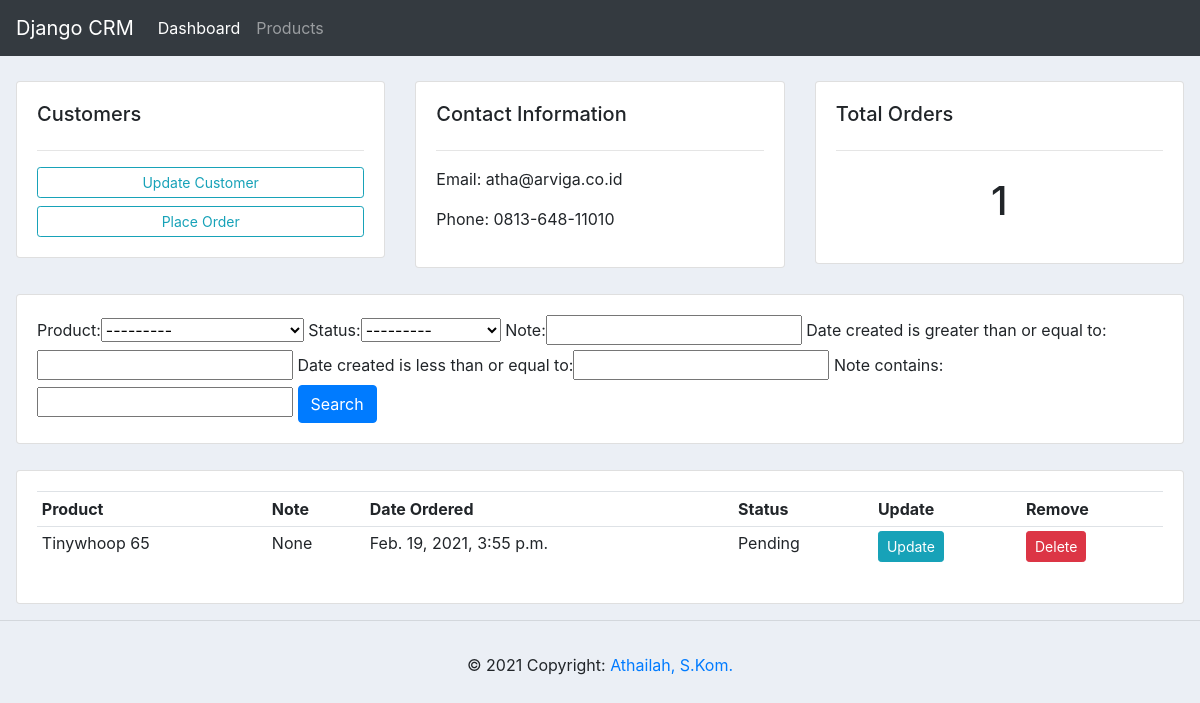
Screenshot of /customers/1/ with the database file from the repository.
### accounts/models.py (models this page shows, shortened)
class Customer(models.Model):
    name = models.CharField(max_length=200, null=True)
    phone = models.CharField(max_length=200, null=True)
    email = models.CharField(max_length=200, null=True)
    date_created = models.DateTimeField(auto_now_add=True, null=True)

class Order(models.Model):
    STATUS = (
                ('Pending', 'Pending'),
                ('Out for delivery', 'Out for delivery'),
                ('Delivered', 'Delivered'),
             )
    customer = models.ForeignKey(Customer, null=True, on_delete=models.SET_NULL)
    product = models.ForeignKey(Product, null=True, on_delete=models.SET_NULL)
    status = models.CharField(max_length=200, null=True, choices=STATUS)
    date_created = models.DateTimeField(auto_now_add=True, null=True)
    note = models.CharField(max_length=1000, null=True)

class Product(models.Model):
    CATEGORY = (
                 ('Indoor', 'Indoor'),
                 ('Outdoor', 'Outdoor'),
               )
    name = models.CharField(max_length=200, null=True)
    price = models.FloatField(null=True)
    category = models.CharField(max_length=200, null=True, choices=CATEGORY)
    description = models.CharField(max_length=200, null=True)
    tags = models.ManyToManyField(Tag)
    date_created = models.DateTimeField(auto_now_add=True, null=True)
    def __str__(self):
        return self.name

### accounts/views.py (the view)
# urls.py: path('customers/<str:pk_test>/', views.customer, name="customer"),
def customer(request, pk_test):
    customer = Customer.objects.get(id=pk_test)
    orders = customer.order_set.all()
    order_count = orders.count()
    myFilter = OrderFilter(request.GET, queryset=orders)
    orders = myFilter.qs
    context = {'customer':customer, 'orders':orders, 'order_count':order_count, 'myFilter':myFilter}
    return render(request, 'accounts/customers.html', context)

### accounts/templates/accounts/customers.html
{% extends 'accounts/main.html' %}
{% block content %}
    <br>
    <div class="row customer">
        <div class="col-md">
            <div class="card card-body">
                <h5>Customers</h5>
                <hr>
                <a class="btn btn-outline-info btn-sm btn-block" href="">Update Customer</a>
                <a class="btn btn-outline-info btn-sm btn-block" href="{% url 'create_order' customer.id %}">Place Order</a>
            </div>
        </div>
        <div class="col-md">
            <div class="card card-body">
                <h5>Contact Information</h5>
                <hr>
                <p>Email: {{customer.email}}</p>
                <p>Phone: {{customer.phone}}</p>
            </div>
        </div>
        <div class="col-md">
            <div class="card card-body">
                <h5>Total Orders</h5>
                <hr>
                <h1 style="text-align: center; padding:10px;">{{order_count}}</h1>
            </div>
        </div>
    </div>
    <br>
    <div class="row customer">
        <div class="col">
            <div class="card card-body">
                <form method="get">
                    {{ myFilter.form }}
                    <button class="btn btn-primary" type="submit">Search</button>
                </form>
            </div>
        </div>
    </div>
    <br>
    <div class="row customer">
        <div class="col-md">
            <div class="card card-body">
                <table class="table table-sm">
                    <tr>
                        <th>Product</th>
                        <th>Note</th>
                        <th>Date Ordered</th>
                        <th>Status</th>
                        <th>Update</th>
                        <th>Remove</th>
                    </tr>
                    {% for order in orders %}
                    <tr>
                        <td>{{order.product}}</td>
                        <td>{{order.note}}</td>
                        <td>{{order.date_created}}</td>
                        <td>{{order.status}}</td>
                        <td><a class="btn btn-sm btn-info" href="{% url 'update_order' order.id %}">Update</a></td>
                        <td><a class="btn btn-sm btn-danger" href="{% url 'delete_order' order.id %}">Delete</a></td>
                    </tr>
                    {% endfor %}
                </table>
            </div>
        </div>
    </div>
{% endblock %}

### static/css/main.css (style rules this page uses)
body { background-color: #ebeff5; }
.customer { margin:1px; }

### rows the page displays
Customer: email "atha@arviga.co.id", phone "0813-648-11010"
Order: product "Tinywhoop 65", note "None", date_created "Feb. 19, 2021, 3:55 p.m.", status "Pending"

### other values shown
{{ order_count }} "1"
